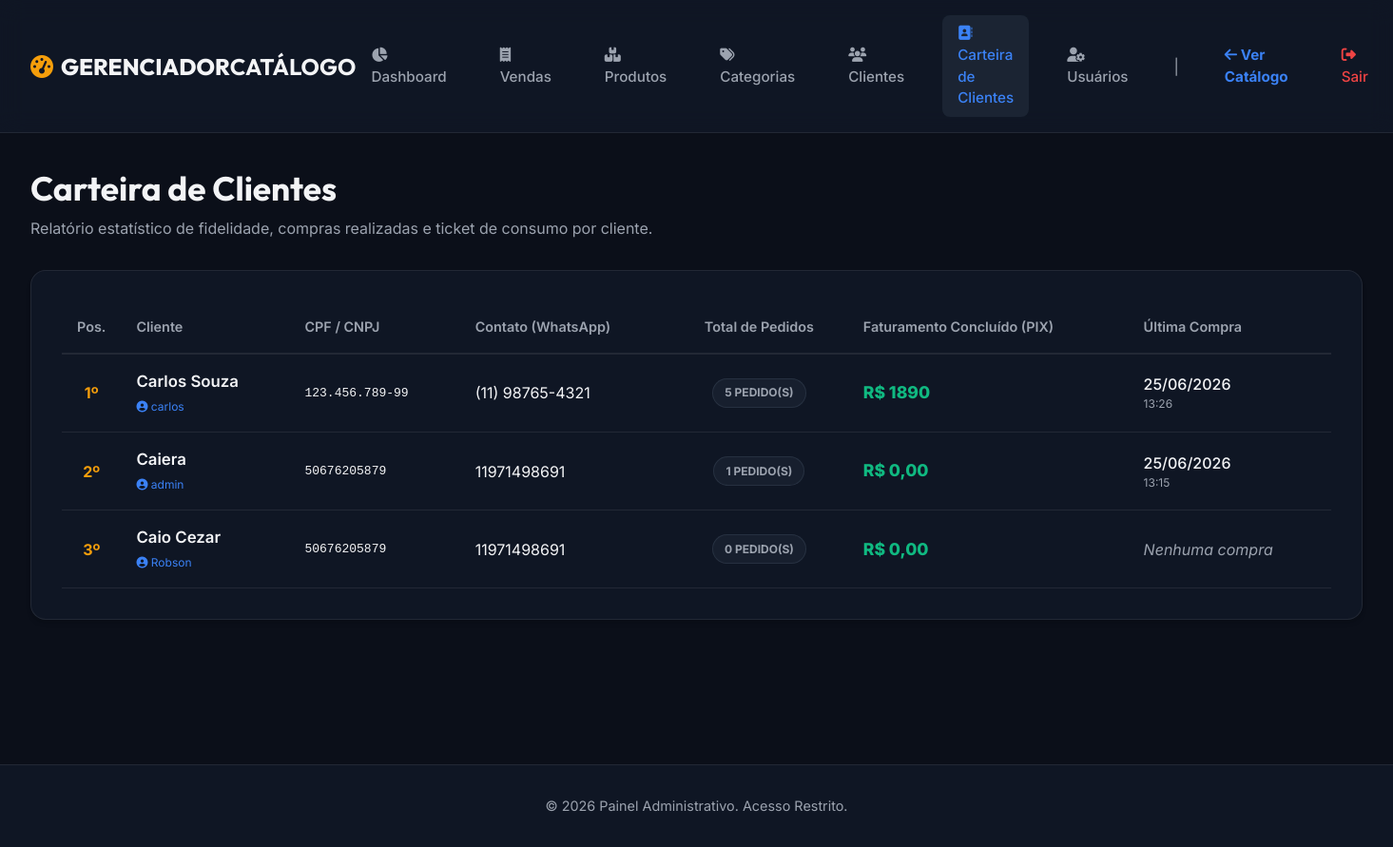
/dashboard/carteira/ (signed in), run on an earlier commit of the app's database.
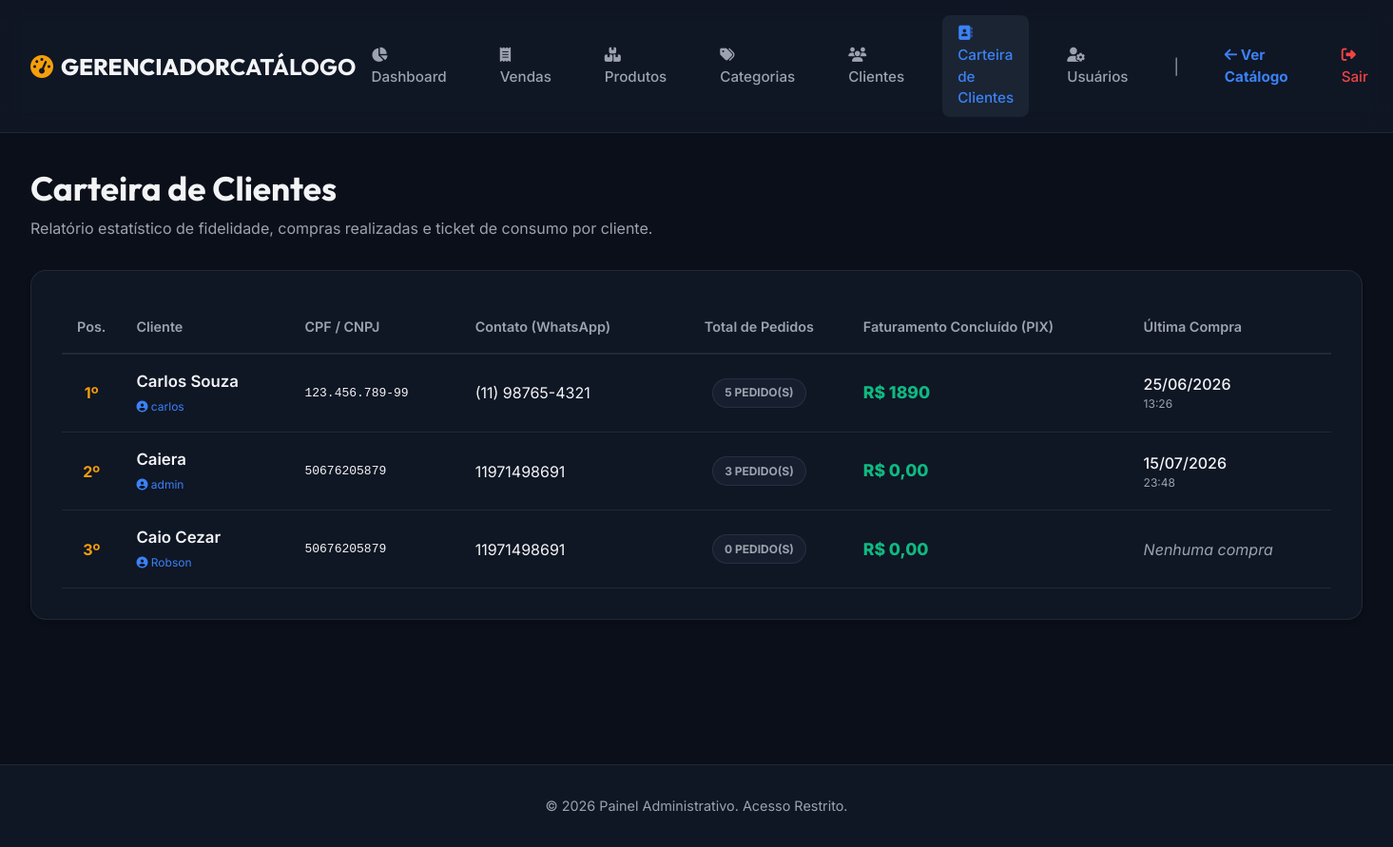
And on a later commit of the database.
### catalogo/models.py (models this page shows, shortened)
class Client(models.Model):
    user = models.OneToOneField(User, on_delete=models.SET_NULL, null=True, blank=True, related_name="client_profile", verbose_name="Usuário Relacionado")
    name = models.CharField(max_length=200, verbose_name="Nome Completo")
    cpf_cnpj = models.CharField(max_length=20, verbose_name="CPF/CNPJ", blank=True, default="")
    birthday = models.DateField(verbose_name="Data de Aniversário", null=True, blank=True)
    contact = models.CharField(max_length=50, verbose_name="Contato/Telefone")
    address = models.TextField(verbose_name="Endereço Completo", blank=True, default="")
    class Meta:
        verbose_name = "Cliente"
        verbose_name_plural = "Clientes"

class Purchase(models.Model):
    STATUS_CHOICES = [
        ("Pendente", "Pendente"),
        ("Finalizada", "Finalizada"),
        ("Cancelada", "Cancelada"),
    ]
    client = models.ForeignKey(Client, on_delete=models.CASCADE, related_name="purchases", verbose_name="Cliente")
    date = models.DateTimeField(default=timezone.now, verbose_name="Data da Compra")
    total_value = models.DecimalField(max_digits=10, decimal_places=2, default=0.00, verbose_name="Valor Total")
    status = models.CharField(max_length=20, choices=STATUS_CHOICES, default="Pendente", verbose_name="Status")
    payment_method = models.CharField(max_length=50, default="PIX", verbose_name="Método de Pagamento")
    payment_link = models.URLField(max_length=500, blank=True, default="", verbose_name="Link de Pagamento")
    discount = models.DecimalField(max_digits=10, decimal_places=2, default=0.00, verbose_name="Desconto")
    due_date = models.DateField(null=True, blank=True, verbose_name="Data para Pagar")
    is_paid = models.BooleanField(default=False, verbose_name="Pago")
    class Meta:
        verbose_name = "Compra"
        verbose_name_plural = "Compras"

### catalogo/views.py (the view)
# urls.py: path('dashboard/carteira/', views.admin_client_portfolio, name='admin_client_portfolio'),
@staff_member_required
def admin_client_portfolio(request):
    clients = Client.objects.all().order_by('name')
    portfolio = []
    for client in clients:
        purchases = Purchase.objects.filter(client=client)
        purchases_count = purchases.count()
        total_spent = purchases.filter(status='Finalizada').aggregate(total=Sum('total_value'))['total'] or Decimal('0.00')
        last_purchase = purchases.order_by('-date').first()
        last_purchase_date = last_purchase.date if last_purchase else None
        portfolio.append({
            'client': client,
            'purchases_count': purchases_count,
            'total_spent': total_spent,
            'last_purchase_date': last_purchase_date
        })
    portfolio.sort(key=lambda x: x['total_spent'], reverse=True)
    return render(request, 'catalogo/admin_client_portfolio.html', {
        'portfolio': portfolio
    })

### catalogo/templates/catalogo/admin_client_portfolio.html (shortened to what this page needs)
{% extends 'catalogo/admin_base.html' %}
{% block content %}
    <div class="admin-card-header" style="margin-bottom: 2rem;">
        <div>
            <h1 style="font-family: var(--font-title); font-size: 2.2rem; margin-bottom: 0.2rem;">Carteira de Clientes</h1>
            <p style="color: var(--text-muted);">Relatório estatístico de fidelidade, compras realizadas e ticket de consumo por cliente.</p>
        </div>
    </div>
    <div class="admin-card">
        <div class="table-responsive">
            <table class="admin-table">
                <thead>
                    <tr>
                        <th style="width: 50px; text-align: center;">Pos.</th>
                        <th>Cliente</th>
                        <th>CPF / CNPJ</th>
                        <th>Contato (WhatsApp)</th>
                        <th style="text-align: center;">Total de Pedidos</th>
                        <th>Faturamento Concluído (PIX)</th>
                        <th>Última Compra</th>
                    </tr>
                </thead>
                <tbody>
                    {% for item in portfolio %}
                        <tr>
                            <td style="text-align: center; font-weight: bold; color: var(--warning);">
                                {{ forloop.counter }}º
                            </td>
                            <td>
                                <div style="font-weight: 600; font-size: 1.05rem;">{{ item.client.name }}</div>
                                {% if item.client.user %}
                                    <span style="font-size: 0.75rem; color: var(--accent);"><i class="fa-solid fa-circle-user"></i> {{ item.client.user.username }}</span>
                                {% else %}
                                    <span style="font-size: 0.75rem; color: var(--text-muted);"><i class="fa-solid fa-ghost"></i> Convidado (Sem Login)</span>
                                {% endif %}
                            </td>
                            <td style="font-family: monospace;">{{ item.client.cpf_cnpj|default:"-" }}</td>
                            <td>{{ item.client.contact }}</td>
                            <td style="text-align: center; font-weight: bold;">
                                <span class="badge" style="background: rgba(100, 116, 139, 0.1); color: var(--text-muted); border: 1px solid rgba(100, 116, 139, 0.2);">
                                    {{ item.purchases_count }} pedido(s)
                                </span>
                            </td>
                            <td style="font-weight: 800; color: var(--success); font-size: 1.1rem;">
                                R$ {{ item.total_spent }}
                            </td>
                            <td>
                                {% if item.last_purchase_date %}
                                    <div style="font-weight: 500;">{{ item.last_purchase_date|date:"d/m/Y" }}</div>
                                    <div style="font-size: 0.75rem; color: var(--text-muted);">{{ item.last_purchase_date|date:"H:i" }}</div>
                                {% else %}
                                    <span style="color: var(--text-muted); font-style: italic;">Nenhuma compra</span>
                                {% endif %}
                            </td>
                        </tr>
                    {% endfor %}
                </tbody>
            </table>
        </div>
    </div>
{% endblock %}

What changed in the data, as far as the page shows it:
changed Client "Caiera": purchases_count "1" → "3"; last_purchase_date "25/06/2026" → "15/07/2026"; last_purchase_date "13:15" → "23:48"
